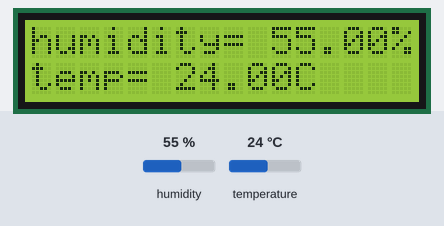
Recording of a sketch running on a simulated Arduino Uno, built with avr-gcc and run on an emulated ATmega328P. On the bench: 16×2 character LCD. Inputs (shaded band) come from the test bench; at power-on: humidity 55 %, temperature 24 °C. What the sketch prints to the serial monitor is not drawn.

Above: at 1.2 s.
1.3 s: humidity set to 22 %
At 3.4 s:
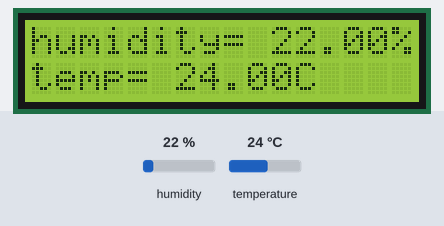
4.1 s: temperature set to 12 °C
At 5.6 s:
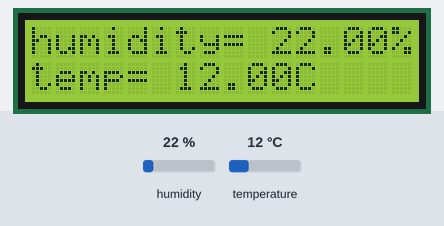
6.9 s: humidity set to 40 %
At 8.9 s:
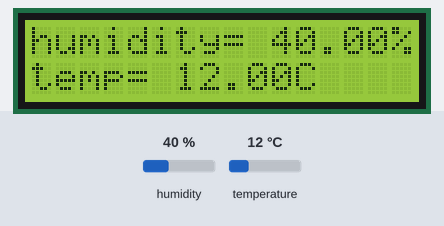
9.8 s: temperature set to 19 °C
At 11.2 s:
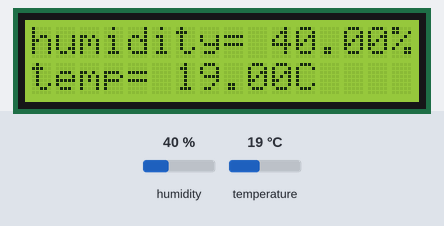
Timing chart, 0 to 12.8 s (numbered marks = the images above; inputs shaded):
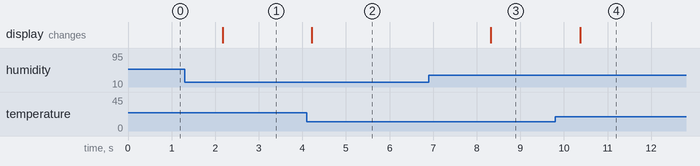

Measured:
- after the input at 1.3 s, the display: changes after 0.87 s (image 1)
- after the input at 4.1 s, the display: changes after 0.12 s (image 2)
- after the input at 6.9 s, the display: changes after 1.4 s (image 3)
- after the input at 9.8 s, the display: changes after 0.58 s (image 4)

The sketch:

dht_lcd.ino
```cpp
#include<DHT.h>
#include<LiquidCrystal_I2C.h>
#include<Wire.h>
LiquidCrystal_I2C lcd(0x27, 16, 2);
#define DHTPIN 4
#define DHTTYPE DHT11

DHT dht(DHTPIN,DHTTYPE);


void setup() {
  // put your setup code here, to run once:
  dht.begin();
  Serial.begin(9600);
  lcd.begin();

}

void loop() {
  // put your main code here, to run repeatedly:
float t = dht.readTemperature();
float h = dht.readHumidity();
Serial.print("humidity= ");
Serial.print(h);
Serial.print("%     temperature");
Serial.print(t);
Serial.println("c");
lcd.setCursor(0,0);

lcd.print("humidity= ");
lcd.print(h);
lcd.print("%");


lcd.setCursor(0,1);

lcd.print ("temp= ");
lcd.print (t);
lcd.print ("C");


delay(2000);


}
```
